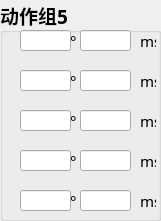
     <widget class="QGroupBox" name="groupBox_10">
      <property name="geometry">
       <rect>
        <x>60</x>
        <y>230</y>
        <width>161</width>
        <height>221</height>
       </rect>
      </property>
      <property name="font">
       <font>
        <family>宋体</family>
        <pointsize>14</pointsize>
        <weight>75</weight>
        <bold>true</bold>
       </font>
      </property>
      <property name="title">
       <string>动作组5</string>
      </property>
      <widget class="QLineEdit" name="lineEdit_71">
       <property name="geometry">
        <rect>
         <x>20</x>
         <y>30</y>
         <width>51</width>
         <height>21</height>
        </rect>
       </property>
       <property name="font">
        <font>
         <family>宋体</family>
         <pointsize>11</pointsize>
         <weight>50</weight>
         <bold>false</bold>
        </font>
       </property>
      </widget>
      <widget class="QLabel" name="label_122">
       <property name="geometry">
        <rect>
         <x>70</x>
         <y>30</y>
         <width>16</width>
         <height>21</height>
        </rect>
       </property>
       <property name="font">
        <font>
         <family>宋体</family>
         <pointsize>11</pointsize>
         <weight>50</weight>
         <bold>false</bold>
        </font>
       </property>
       <property name="text">
        <string>°</string>
       </property>
      </widget>
      <widget class="QLabel" name="label_123">
       <property name="geometry">
        <rect>
         <x>70</x>
         <y>70</y>
         <width>16</width>
         <height>21</height>
        </rect>
       </property>
       <property name="font">
        <font>
         <family>宋体</family>
         <pointsize>11</pointsize>
         <weight>50</weight>
         <bold>false</bold>
        </font>
       </property>
       <property name="text">
        <string>°</string>
       </property>
      </widget>
      <widget class="QLabel" name="label_124">
       <property name="geometry">
        <rect>
         <x>70</x>
         <y>110</y>
         <width>16</width>
         <height>21</height>
        </rect>
       </property>
       <property name="font">
        <font>
         <family>宋体</family>
         <pointsize>11</pointsize>
         <weight>50</weight>
         <bold>false</bold>
        </font>
       </property>
       <property name="text">
        <string>°</string>
       </property>
      </widget>
      <widget class="QLabel" name="label_125">
       <property name="geometry">
        <rect>
         <x>70</x>
         <y>150</y>
         <width>16</width>
         <height>21</height>
        </rect>
       </property>
       <property name="font">
        <font>
         <family>宋体</family>
         <pointsize>11</pointsize>
         <weight>50</weight>
         <bold>false</bold>
        </font>
       </property>
       <property name="text">
        <string>°</string>
       </property>
      </widget>
      <widget class="QLabel" name="label_126">
       <property name="geometry">
        <rect>
         <x>70</x>
         <y>190</y>
         <width>16</width>
         <height>21</height>
        </rect>
       </property>
       <property name="font">
        <font>
         <family>宋体</family>
         <pointsize>11</pointsize>
         <weight>50</weight>
         <bold>false</bold>
        </font>
       </property>
       <property name="text">
        <string>°</string>
       </property>
      </widget>
      <widget class="QLabel" name="label_127">
       <property name="geometry">
        <rect>
         <x>140</x>
         <y>30</y>
         <width>16</width>
         <height>21</height>
        </rect>
       </property>
       <property name="font">
        <font>
         <family>宋体</family>
         <pointsize>11</pointsize>
         <weight>50</weight>
         <bold>false</bold>
        </font>
       </property>
       <property name="text">
        <string>ms</string>
       </property>
      </widget>
      <widget class="QLabel" name="label_128">
       <property name="geometry">
        <rect>
         <x>140</x>
         <y>110</y>
         <width>16</width>
         <height>21</height>
        </rect>
       </property>
       <property name="font">
        <font>
         <family>宋体</family>
         <pointsize>11</pointsize>
         <weight>50</weight>
         <bold>false</bold>
        </font>
       </property>
       <property name="text">
        <string>ms</string>
       </property>
      </widget>
      <widget class="QLabel" name="label_129">
       <property name="geometry">
        <rect>
         <x>140</x>
         <y>190</y>
         <width>16</width>
         <height>21</height>
        </rect>
       </property>
       <property name="font">
        <font>
         <family>宋体</family>
         <pointsize>11</pointsize>
         <weight>50</weight>
         <bold>false</bold>
        </font>
       </property>
       <property name="text">
        <string>ms</string>
       </property>
      </widget>
      <widget class="QLabel" name="label_130">
       <property name="geometry">
        <rect>
         <x>140</x>
         <y>150</y>
         <width>16</width>
         <height>21</height>
        </rect>
       </property>
       <property name="font">
        <font>
         <family>宋体</family>
         <pointsize>11</pointsize>
         <weight>50</weight>
         <bold>false</bold>
        </font>
       </property>
       <property name="text">
        <string>ms</string>
       </property>
      </widget>
      <widget class="QLabel" name="label_131">
       <property name="geometry">
        <rect>
         <x>140</x>
         <y>70</y>
         <width>16</width>
         <height>21</height>
        </rect>
       </property>
       <property name="font">
        <font>
         <family>宋体</family>
         <pointsize>11</pointsize>
         <weight>50</weight>
         <bold>false</bold>
        </font>
       </property>
       <property name="text">
        <string>ms</string>
       </property>
      </widget>
      <widget class="QLineEdit" name="lineEdit_72">
       <property name="geometry">
        <rect>
         <x>20</x>
         <y>70</y>
         <width>51</width>
         <height>21</height>
        </rect>
       </property>
       <property name="font">
        <font>
         <family>宋体</family>
         <pointsize>11</pointsize>
         <weight>50</weight>
         <bold>false</bold>
        </font>
       </property>
      </widget>
      <widget class="QLineEdit" name="lineEdit_73">
       <property name="geometry">
        <rect>
         <x>20</x>
         <y>110</y>
         <width>51</width>
         <height>21</height>
        </rect>
       </property>
       <property name="font">
        <font>
         <family>宋体</family>
         <pointsize>11</pointsize>
         <weight>50</weight>
         <bold>false</bold>
        </font>
       </property>
      </widget>
      <widget class="QLineEdit" name="lineEdit_74">
       <property name="geometry">
        <rect>
         <x>20</x>
         <y>150</y>
         <width>51</width>
         <height>21</height>
        </rect>
       </property>
       <property name="font">
        <font>
         <family>宋体</family>
         <pointsize>11</pointsize>
         <weight>50</weight>
         <bold>false</bold>
        </font>
       </property>
      </widget>
      <widget class="QLineEdit" name="lineEdit_75">
       <property name="geometry">
        <rect>
         <x>20</x>
         <y>190</y>
         <width>51</width>
         <height>21</height>
        </rect>
       </property>
       <property name="font">
        <font>
         <family>宋体</family>
         <pointsize>11</pointsize>
         <weight>50</weight>
         <bold>false</bold>
        </font>
       </property>
      </widget>
      <widget class="QLineEdit" name="lineEdit_76">
       <property name="geometry">
        <rect>
         <x>80</x>
         <y>30</y>
         <width>51</width>
         <height>21</height>
        </rect>
       </property>
       <property name="font">
        <font>
         <family>宋体</family>
         <pointsize>11</pointsize>
         <weight>50</weight>
         <bold>false</bold>
        </font>
       </property>
      </widget>
      <widget class="QLineEdit" name="lineEdit_77">
       <property name="geometry">
        <rect>
         <x>80</x>
         <y>70</y>
         <width>51</width>
         <height>21</height>
        </rect>
       </property>
       <property name="font">
        <font>
         <family>宋体</family>
         <pointsize>11</pointsize>
         <weight>50</weight>
         <bold>false</bold>
        </font>
       </property>
      </widget>
      <widget class="QLineEdit" name="lineEdit_78">
       <property name="geometry">
        <rect>
         <x>80</x>
         <y>110</y>
         <width>51</width>
         <height>21</height>
        </rect>
       </property>
       <property name="font">
        <font>
         <family>宋体</family>
         <pointsize>11</pointsize>
         <weight>50</weight>
         <bold>false</bold>
        </font>
       </property>
      </widget>
      <widget class="QLineEdit" name="lineEdit_79">
       <property name="geometry">
        <rect>
         <x>80</x>
         <y>150</y>
         <width>51</width>
         <height>21</height>
        </rect>
       </property>
       <property name="font">
        <font>
         <family>宋体</family>
         <pointsize>11</pointsize>
         <weight>50</weight>
         <bold>false</bold>
        </font>
       </property>
      </widget>
      <widget class="QLineEdit" name="lineEdit_80">
       <property name="geometry">
        <rect>
         <x>80</x>
         <y>190</y>
         <width>51</width>
         <height>21</height>
        </rect>
       </property>
       <property name="font">
        <font>
         <family>宋体</family>
         <pointsize>11</pointsize>
         <weight>50</weight>
         <bold>false</bold>
        </font>
       </property>
      </widget>
     </widget>
